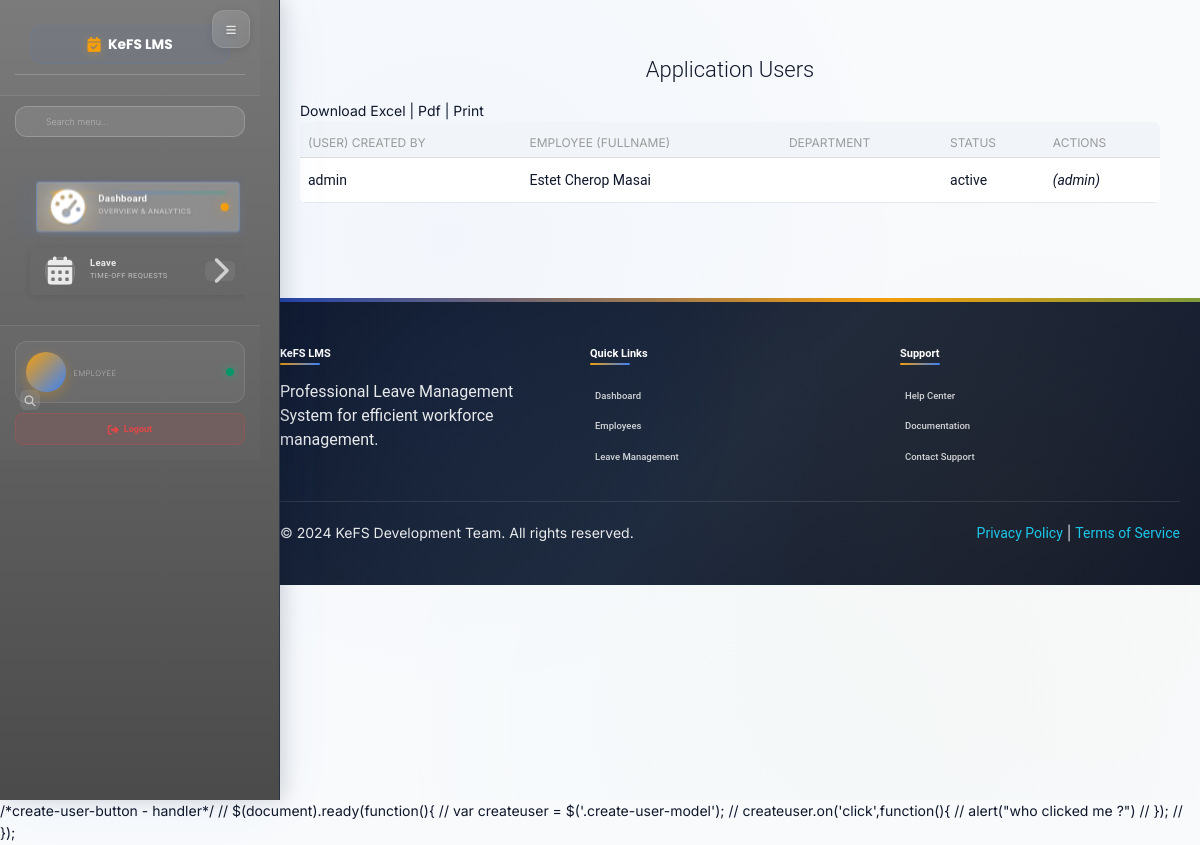
Page /accounts/users/all on the earlier database version.
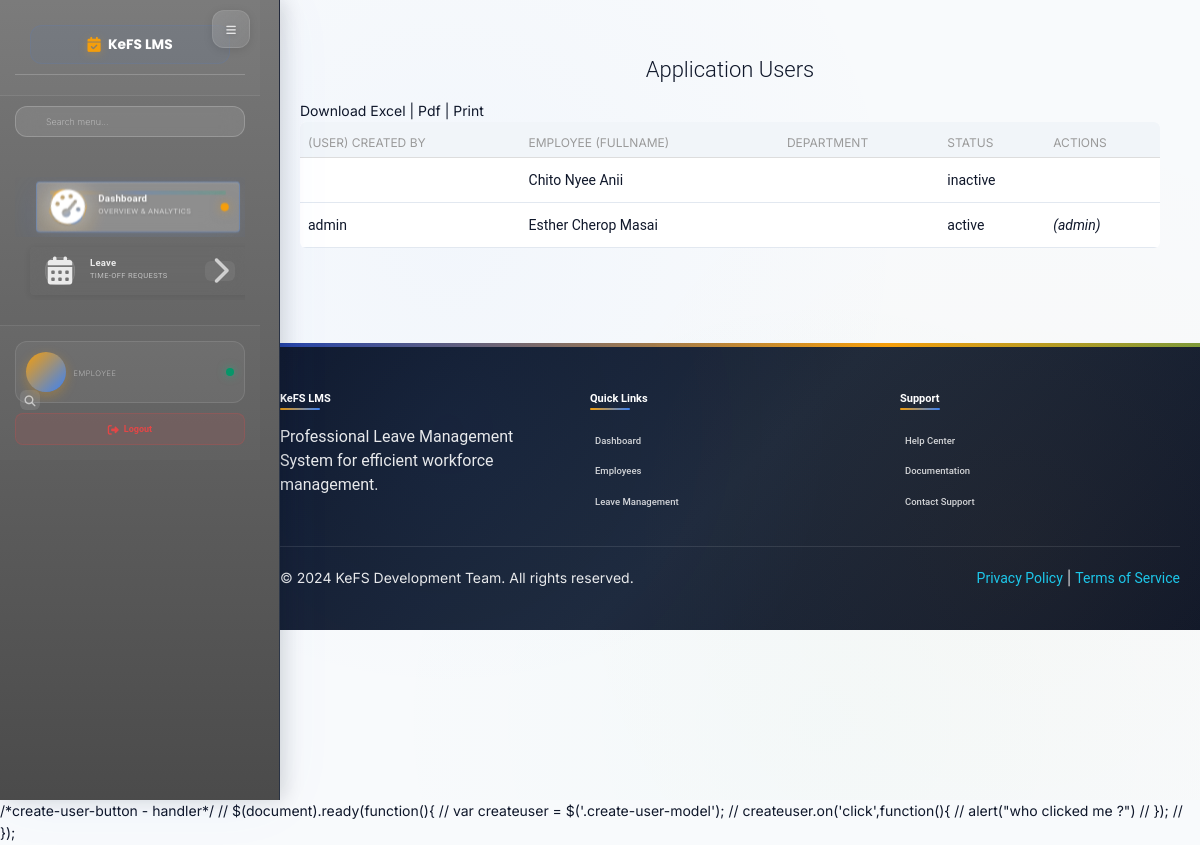
Same page on the later database version.
### employee/models.py (models this page shows, shortened)
class Employee(models.Model):
    MALE = 'male'
    FEMALE = 'female'
    OTHER = 'other'
    NOT_KNOWN = 'Prefer not to say'
    GENDER = (
        (MALE, 'Male'),
        (FEMALE, 'Female'),
        (OTHER, 'Other'),
        (NOT_KNOWN, 'Prefer not to say'),
    )
    MR = 'Mr'
    MRS = 'Mrs'
    MSS = 'Mss'
    DR = 'Dr'
    SIR = 'Sir'
    MADAM = 'Madam'
    TITLE = (
        (MR, 'Mr'),
        (MRS, 'Mrs'),
        (MSS, 'Mss'),
        (DR, 'Dr'),
        (SIR, 'Sir'),
        (MADAM, 'Madam'),
    )
    FULL_TIME = 'Full-Time'
    PART_TIME = 'Part-Time'
    CONTRACT = 'Contract'
    INTERN = 'Intern'
    EMPLOYEETYPE = (
        (FULL_TIME, 'Full-Time'),
        (PART_TIME, 'Part-Time'),
        (CONTRACT, 'Contract'),
        (INTERN, 'Intern'),
    )
    user = models.ForeignKey(settings.AUTH_USER_MODEL, on_delete=models.CASCADE, default=1)
    image = models.FileField(_('Profile Image'), upload_to='profiles', default='default.png', blank=True, null=True,
                             help_text='upload image size less than 2.0MB')  # work on path username-date/image
    firstname = models.CharField(_('Firstname'), max_length=250, null=False, blank=False)
    lastname = models.CharField(_('Lastname'), max_length=250, null=False, blank=False)
    othername = models.CharField(_('Othername (optional)'), max_length=250, null=True, blank=True)
    birthday = models.DateField(_('Birthday'), blank=False, null=False)
    Department = models.ForeignKey(Department, verbose_name=_('Department'), on_delete=models.SET_NULL, null=True,
                                    default=None)
    role = models.ForeignKey(Role, verbose_name=_('Role'), on_delete=models.SET_NULL, null=True, default=None)
    startdate = models.DateField(_('Employement Date'), help_text='date of employement', blank=False, null=True)
    employeetype = models.CharField(_('Employee Type'), max_length=115, default=FULL_TIME, choices=EMPLOYEETYPE,
                                    blank=False, null=True)
    peronal_number = models.CharField(_('Personal Number'), max_length=100, null=True, blank=True)
    dateissued = models.DateField(_('Date Issued'), help_text='date staff id was issued', blank=False, null=True)
    is_blocked = models.BooleanField(_('Is Blocked'), help_text='button to toggle employee block and unblock',
                                     default=False)
    is_deleted = models.BooleanField(_('Is Deleted'), help_text='button to toggle employee deleted and undelete',
                                     default=False)
    created = models.DateTimeField(verbose_name=_('Created'), auto_now_add=True, null=True)
    updated = models.DateTimeField(verbose_name=_('Updated'), auto_now=True, null=True)
    objects = EmployeeManager()
    class Meta:
        verbose_name = _('Employee')
        verbose_name_plural = _('Employees')
        ordering = ['-created']
    @property
    def get_full_name(self):
        if self.othername:
            return f"{self.firstname} {self.lastname} {self.othername}"
        return f"{self.firstname} {self.lastname}"

class CustomUser(AbstractUser): #auth_base.AbstractBaseUser
    HR = 1
    SUPERVISOR = 2
    USER = 3
    ROLE_CHOICES = (
        (HR, 'hr'),
        (SUPERVISOR, 'supervisor'),
        (USER, 'user'),
    )
    first_name = models.CharField(max_length=100)
    last_name = models.CharField(max_length=100)
    username = models.CharField(max_length=100)
    email = models.EmailField(unique=True)
    phone_number = models.CharField(max_length=100)
    role = models.PositiveSmallIntegerField(choices=ROLE_CHOICES, blank=True, null=True)
    date_joined = models.DateTimeField(auto_now_add=True)
    last_login = models.DateTimeField(auto_now=True)
    created_date = models.DateField(auto_now_add=True)
    modified_date = models.DateField(auto_now=True)
    is_active = models.BooleanField(default=False)
    is_admin = models.BooleanField(default=False)
    is_superuser = models.BooleanField(default=False)
    is_staff = models.BooleanField(default=False)
    objects = UserManager()
    USERNAME_FIELD = 'email'
    REQUIRED_FIELDS = ['username', 'first_name', 'last_name']

### accounts/views.py (the view)
# urls.py: path('users/all',views.users_list,name='users'),
def users_list(request):
	employees = Employee.objects.all()
	return render(request,'accounts/users_table.html',{'employees':employees,'title':'Users List'})

### employee/managers.py (called while the page is built)
    def get_queryset(self):
        return super().get_queryset().filter(is_deleted=False)

### templates/accounts/users_table.html (shortened to what this page needs)
{% extends '_layout.html' %}
 {% block content %}
        <section class="content">
            <section class="container-fluid">
                	<div class="table-shadow">
                		<div class="text-center table-description">
                			<h4 class="title-h3">Application Users</h4>
                		</div>
                		<div class="container-fluid">
                			<div class="row">
                			 	<div class="download-print-action">
                			  		Download Excel | Pdf | Print
                				</div>
                			</div>
                		</div>
                		<table class="table">
							  <thead>
							    <tr>
							      <th scope="col">(User) Created By</th>
							      <th scope="col">Employee (fullname) </th>
							      <th scope="col">Department</th>
							      <th scope="col">Status</th>
							      <th scope="col">Actions</th>
							    </tr>
							  </thead>
							  <tbody>
							  	{% for emp in employees %}
							  	<tr>
								      <td>{{ emp.user.username}}</td>
								      <td>{{ emp.get_full_name }}</td>
								      <td>{{ emp.designation }}</td>
								      {% if emp.user.is_active %}
								      <td>active</td>
								      {% else %}
								      <td>inactive</td>
								      {% endif %}
								      {%  if emp.user.is_active and emp.user.is_superuser %}
								      <td style="font-style:italic;">(admin)</td>
								      {% elif emp.user.is_active %}
								      <td><a href="{% url 'accounts:userblock' emp.user.id %}" title="block user"><i class="pe-7s-unlock"></i></a></td>
								      {% else %}
								      <td><a href="{% url 'accounts:userunblock' emp.user.id %}" title="unblock user"></a></td>
								      {% endif %}
							  </tr>
							   {% endfor %}
							  </tbody>
						</table>
					</div>
            </section>
        </section>
 {% endblock %}
{% block extrajs%}
/*create-user-button - handler*/
// $(document).ready(function(){
// var createuser = $('.create-user-model');
// createuser.on('click',function(){
// alert("who clicked me ?")
// });
// });
{% endblock %}

Differences in the rows shown:
added Employee: get_full_name "Chito Nyee Anii", shows "inactive"
changed Employee "admin": get_full_name "Estet Cherop Masai" → "Esther Cherop Masai"
